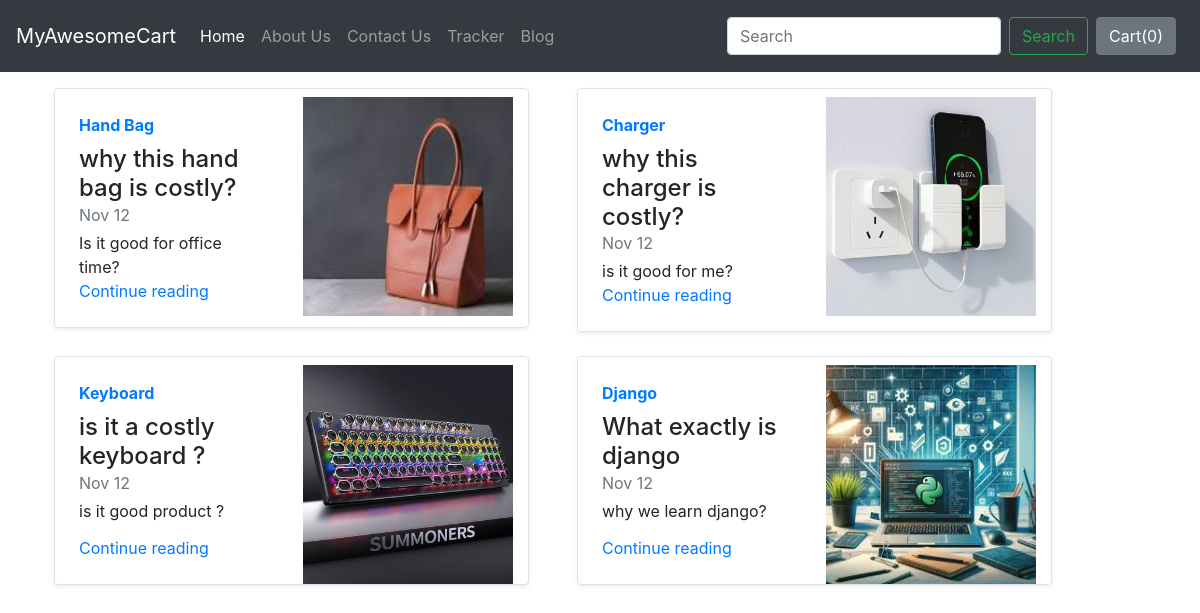
Screenshot of /blog/ with the database file from the repository.
### blog/models.py (models this page shows, shortened)
class Blogpost(models.Model):
    post_id = models.AutoField(primary_key=True)
    title = models.CharField(max_length=500,default="")
    head1  = models.CharField(max_length=500,default="")
    chead1  = models.CharField(max_length=5000,default="")
    head2 = models.CharField(max_length=500,default="")
    chead2 = models.CharField(max_length=5000,default="")
    head3 = models.CharField(max_length=500,default="")
    chead3 = models.CharField(max_length=5000,default="")
    pub_date = models.DateField()
    thumbnail = models.ImageField(upload_to="shop/image",default="")

### blog/views.py (the view)
# urls.py: path('',views.index,),
def index(request):
    myposts = Blogpost.objects.all()
    return render(request,'blog/index.html',{'myposts':myposts})

### blog/templates/blog/index.html (shortened to what this page needs)
    {% extends "blog/base.html" %}
    {% block body %}
    <div class="container mt-3">
      <div class="row my-2">
      {% for item in myposts  %}
        <div class="col-md-5 mx-4">
          <div class="row g-0 border rounded overflow-hidden flex-md-row mb-4 shadow-sm h-md-250 position-relative">
            <div class="col p-4 d-flex flex-column position-static">
              <strong class="d-inline-block mb-2 text-primary">{{item.title}}</strong>
              <h4 class="mb-0">{{item.head1}}</h4>
              <div class="mb-1 text-muted">Nov 12</div>
              <p class="card-text mb-auto">{{item.head2}}</p>
              <a href="blogpost/{{item.post_id}}" class="stretched-link">Continue reading</a>
            </div>
            <div class="col-auto d-none d-lg-block pt-2">
              <img src ="/media/{{item.thumbnail}}" height="219px" width="210px" >
            </div>
          </div>
          {% if forloop.counter|divisibleby:2 %}
        </div> <div class="row my-2">
          {% endif %}
        </div>
        {% endfor %}
    </div>
    {% endblock  %}

### rows the page displays
Blogpost: title "Hand Bag", head1 "why this hand bag is costly?", head2 "Is it good for office time?", thumbnail (picture)
Blogpost: title "Charger", head1 "why this charger is costly?", head2 "is it good for me?", thumbnail (picture)
Blogpost: title "Keyboard", head1 "is it a costly keyboard ?", head2 "is it good product ?", thumbnail (picture)
Blogpost: title "Django", head1 "What exactly is django", head2 "why we learn django?", thumbnail (picture)
